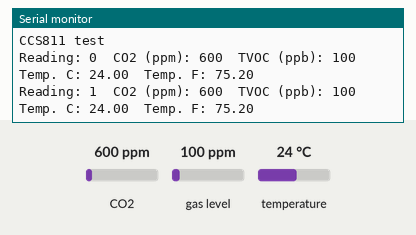
Bench run of a sketch on a simulated Arduino Uno, built with avr-gcc and run on an emulated ATmega328P. On the bench: the last lines printed to the serial monitor. The test bench sets the inputs (shaded band); at power-on: CO2 600 ppm, gas level 100 ppm, temperature 24 °C.

Above: at 1.2 s.
1.3 s: CO2 set to 452 ppm
At 2.6 s:
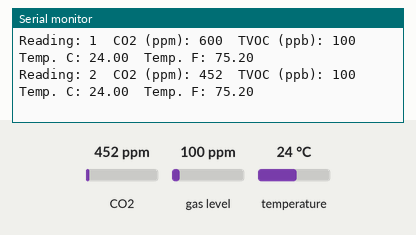
2.8 s: gas level set to 20 ppm
At 3.8 s:
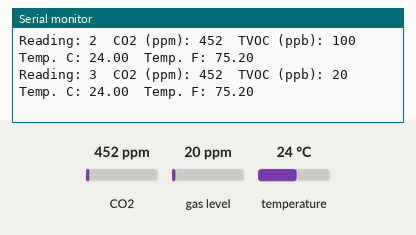
4.3 s: temperature set to 12 °C
At 5.8 s:
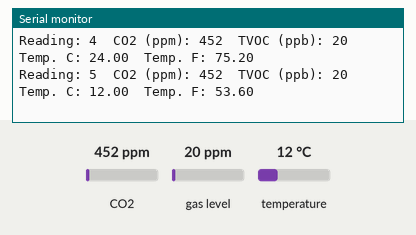
Timing chart, 0 to 7.3 s (numbered marks = the images above; inputs shaded):
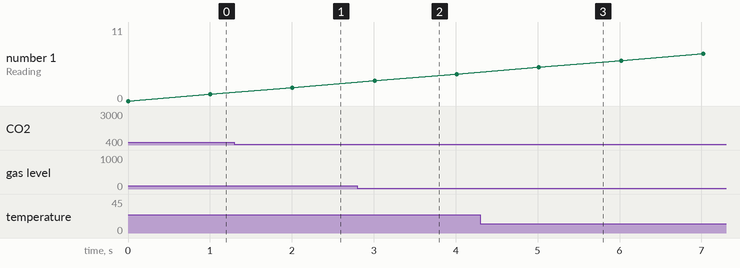

The sketch:

class_CCS811-basics.ino
```cpp
/* class_CCS811-VOC-basics
 *   2017-10-29  Zonker Harris
 *
 * https://learn.adafruit.com/adafruit-ccs811-air-quality-sensor
 * https://www.adafruit.com/product/3566
 * https://cdn-shop.adafruit.com/product-files/3566/3566_datasheet.pdf
 *
 * Please note, this sensor, like all VOC/gas sensors, has variability and to
 * get precise measurements you will want to calibrate it against known sources!
 *
 * This sensor is not well supported on Raspberry Pi. This is because it uses
 * I2C clock stretching which the Pi cannot do without drastically slowing down
 * the I2C speed. CircuitPython and Arduino are supported.
 *
 * i2c address is 0x5A, and cannot be changed. Price was $20(US) as of this writing.
 *
 * Pinouts:  Vin takes 3-5v   3v3 is the *output* of the 3.3v regulator on the board!
 *    GND goes to ground.  SDA is the i2c Data bus lead, SCL is the i2c Clock lead.
 *    WAKE must be pulled to ground in order to talk to the sensor!
 *    INT is an interrupt output, an alarm when a reading is too high/low.
 *    RST when pulled to ground, this will reset the sensor.
 *
 * Serial Monitor and Serial Plotter cannot run at the same time. Pick only one!
 *
 * This sensor from AMS is a gas sensor that can detect a wide range of Volatile
 * Organic Compounds (VOCs) and is intended for indoor air quality monitoring.
 * When connected to your microcontroller (running our library code) it will
 * return a Total Volatile Organic Compound (TVOC) reading and an equivalent
 * carbon dioxide reading (eCO2) over I2C. There is also an onboard thermistor
 * that can be used to calculate the local ambient temperature.
 *
 * The CCS811 has a 'standard' hot-plate MOX sensor, as well as a small
 * microcontroller that controls power to the plate, reads the analog voltage,
 * and provides an I2C interface to read from.
 *
 * This part will measure eCO2 (equivalent calculated carbon-dioxide)
 * concentration within a range of 400 to 8192 parts per million (ppm), and
 * TVOC (Total Volatile Organic Compound) concentration within a range of
 * 0 to 1187 parts per billion (ppb). According to the fact sheet it can detect
 * Alcohols, Aldehydes, Ketones, Organic Acids, Amines, Aliphatic and
 * Aromatic Hydrocarbons. We include a 10K NTC thermistor with matching
 * balancing resistor which can be read by the CCS811 to calculate approximate
 * temperature.
 *
 * AMS recommends that you run this sensor for 48 hours when you first receive
 * it to "burn it in", and then 20 minutes in the desired mode every time the
 * sensor is in use. This is because the sensitivity levels of the sensor will
 * change during early use.
 *
 * The CCS811 has a configurable interrupt pin that can fire when a conversion
 * is ready and/or when a reading crosses a user-settable threshold. The CCS811
 * supports multiple drive modes to take a measurement every 1 second, every
 * 10 seconds, every 60 seconds, or every 250 milliseconds.
 */

// - - - + - - - - + - - - - + - - - - + - - - - + - - - - + - - - - + - - - - +
#include <Adafruit_CCS811.h>

int measurement = 0;
float tempC = 0;
float tempF = 0;
int CO2 = 0;
int TVOC = 0;

//library_name  how_we_call_it
Adafruit_CCS811 ccs;

// - - - + - - - - + - - - - + - - - - + - - - - + - - - - + - - - - + - - - - +
void setup() {
  // The Serial commands are Case-Sensitive, f you type it wrong, it won't work.
  // The commands can also do base-number conversions (DEC -> HEX, OCT -> BIN)
  //  Read more about the commands here: https://www.arduino.cc/en/Serial/Print
  Serial.begin(115200);
  Serial.println("CCS811 test");
  if(!ccs.begin()){
    Serial.println("Failed to start CCS811 sensor! Please check your wiring.");
    while(1);
  }

  //calibrate temperature sensor
  while(!ccs.available());
  float tempC = ccs.calculateTemperature();
  ccs.setTempOffset(tempC - 25.0);
}

// - - - + - - - - + - - - - + - - - - + - - - - + - - - - + - - - - + - - - - +
void loop() {
  // Read our sensor values
  /*  When you call a function you can also send it info when you call...
   *   that is why you have the parenthesis. In these cases, we are not
   *   sending any data.
   *  Every function will return some value. If nothing else, it will return
   *   a "true" if it ran without an error. In these cases, calling each
   *   variable will return a floating point number representing the desired
   *   environmental reading.
   */

  if(ccs.available()){
    tempC = ccs.calculateTemperature();

    if(!ccs.readData()){

    // Get the current CO2 reading
    CO2 = ccs.geteCO2();

    // Get the current Total Volatile Outgas Components (TVOC)reading
    TVOC = ccs.getTVOC();
    }
    else{
      Serial.println("ERROR! CCS811 Sensor not responding, check your wiring.");
      while(1);
    }
  }

  // We can only get temperature in Celsius from this sensor.
  // Do some math on the Celsius reading to get the Fahrenheit value
  tempF = (tempC * 9.0 / 5.0) + 32.0;

  // and print the results on one line for graphing
  // Since we're using FLOATing point variables, print precision to 2 decimals
  Serial.print ("Reading: "); Serial.print(measurement);
  Serial.print("\tCO2 (ppm): "); Serial.print(CO2);
  Serial.print("\tTVOC (ppb): "); Serial.print(TVOC);
  Serial.print("\tTemp. C: "); Serial.print(tempC, 2);
  Serial.print("\tTemp. F: "); Serial.println(tempF, 2);
  // Try changing the precision number to 4, to see the difference.

  // Incerment our loop count (measurement). There are many ways to do this...
  // measurement = measurement + 1  (this lets you count by twos, threes, Xs)
  measurement++;
  // The "++" means "increment by 1. Its why there is a C, and C++, but not C+.
  // you can read more at  https://www.arduino.cc/en/Reference/Arithmetic

  // We add a pause of one second between readings
  delay(1000);
  // You can make the delay shorter, if your reading will be changing quickly.
  //  (But doing fast measurements will quickly fill your log.)
  // If you want to graph the changes over a day, or a week, consider a much larger delay.
  //  (How many seconds in 5 minutes? How many in 30 minutes? How many in an hour?)
  // Remember that the delay function is in MILLISECONDS (1,000ths of a second).
}
```

Measured:
- after the input at 1.3 s, the serial monitor: prints a new line after 0.71 s (image 1)
- after the input at 2.8 s, the serial monitor: prints a new line after 0.21 s (image 2)
- after the input at 4.3 s, the serial monitor: prints a new line after 0.72 s (image 3)
